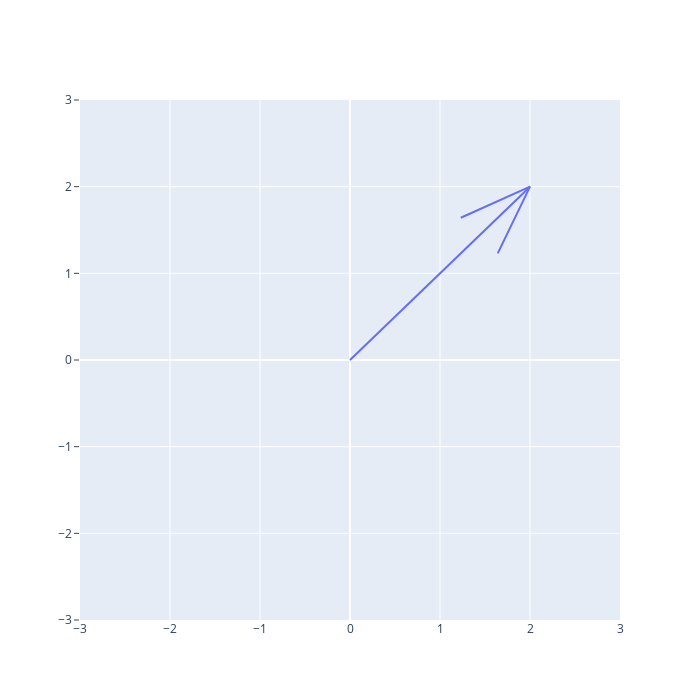

The cell this chart's notebook holds for it:
### Markdown cell above
### Visualizing vectors

Let's start with the idea of a vector as an "arrow" (magnitude plus direction). We visualize a vector by placing this arrow with its tail at the origin of a coordinate system.

In the code cell below, we define two vectors a of coordinates $(2, 2)$, we can use a function named `create_quiver` to plot the vector with its tail at the origin.

### Code cell
layout=go.Layout(xaxis=dict(range=[-3,3],dtick=1),
yaxis=dict(range=[-3,3],dtick=1, ticks='outside'),
width=700, height=700)

a = np.array((2,2)) #Create a 2d vector 

v=np.array([a])
x, y = [0], [0]
fig= ff.create_quiver(x, y, v[:,0], v[:,1], scale=1)
fig.layout.update(layout)

iplot(fig)

### Figure 1 — Plotly figure (JSON) as saved in the notebook; plotly's stock layout.template omitted (floating-point values rounded to 4 significant figures)
{"data": [{"mode": "lines", "type": "scatter", "x": [0, 2, null, 1.641, 2, 1.231, null], "y": [0, 2, null, 1.231, 2, 1.641, null]}], "layout": {"height": 700, "hovermode": "closest", "width": 700, "xaxis": {"dtick": 1, "range": [-3, 3]}, "yaxis": {"dtick": 1, "range": [-3, 3], "ticks": "outside"}}}
